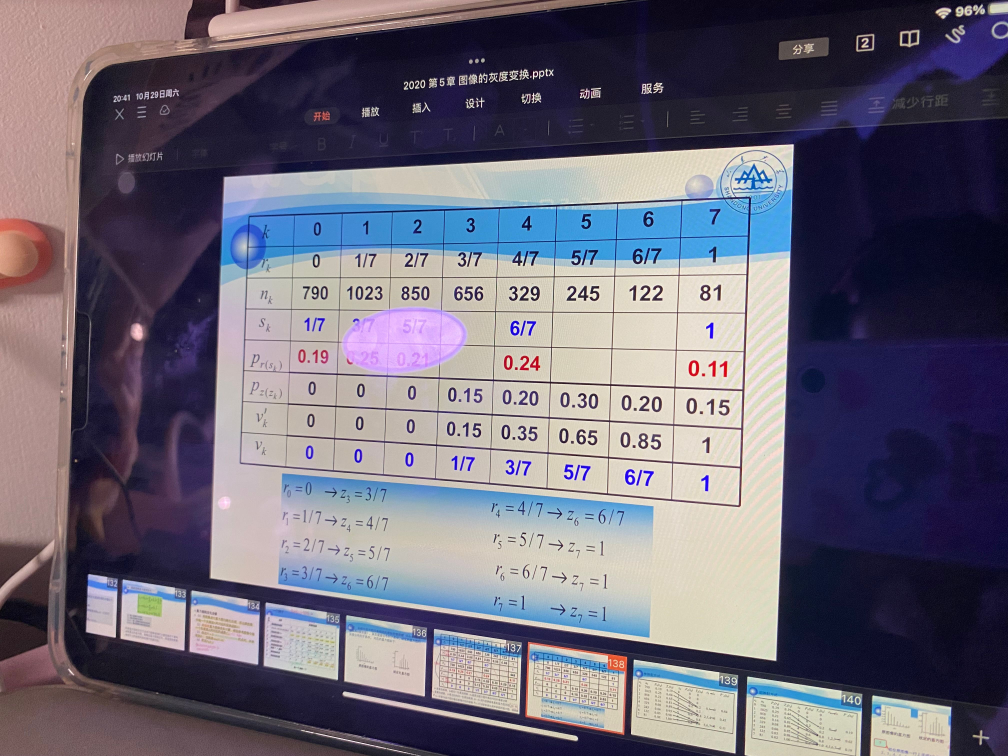
#> input picture pic/2.jpg, 4032 x 3024 px (shown at 1/4 size)
$ python '图像平移.py'
#> lines starting #> are read from the running program, lines starting #| are printed output that depends on the picture
# -*- coding:utf-8 -*-
import os
import cv2
import numpy as np

if __name__ == '__main__':
	img = cv2.imread("pic/2.jpg")
#> img is the input picture: shape (3024, 4032, 3); mean B, G, R 118.2, 103.4, 107.6
	img = cv2.resize(img,(800,600))
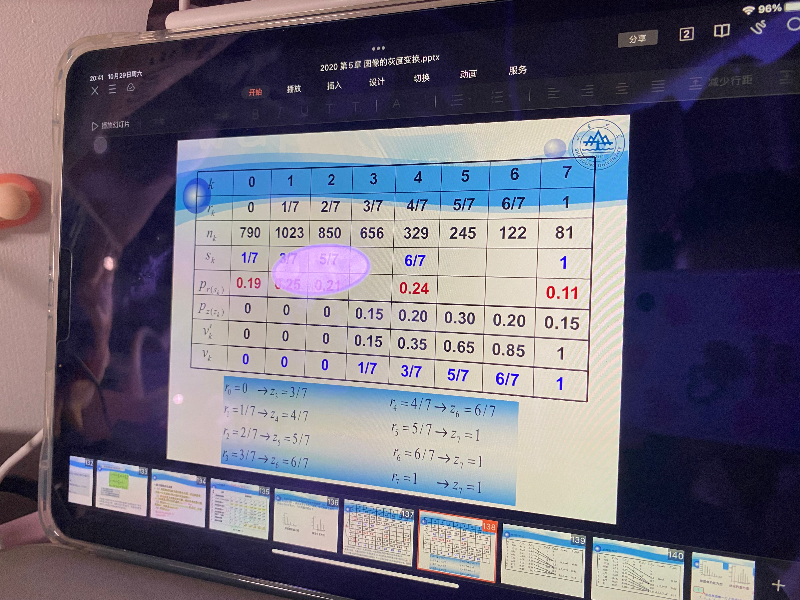
#> img: shape (600, 800, 3); mean B, G, R 118.1, 103.3, 107.5
	h,w,n = img.shape
#> h = 600; w = 800; n = 3
	print(h,w,n)   #252 250 3
#| 600 800 3
	#使用numpy构建移动矩阵
	M = np.float32([[1,0,20],[0,1,30]])
    #第一个参数为原图像，第二个参数为移动矩阵，可以自定义，第三个参数为输出图像大小
	res = cv2.warpAffine(img,M,(h,w))
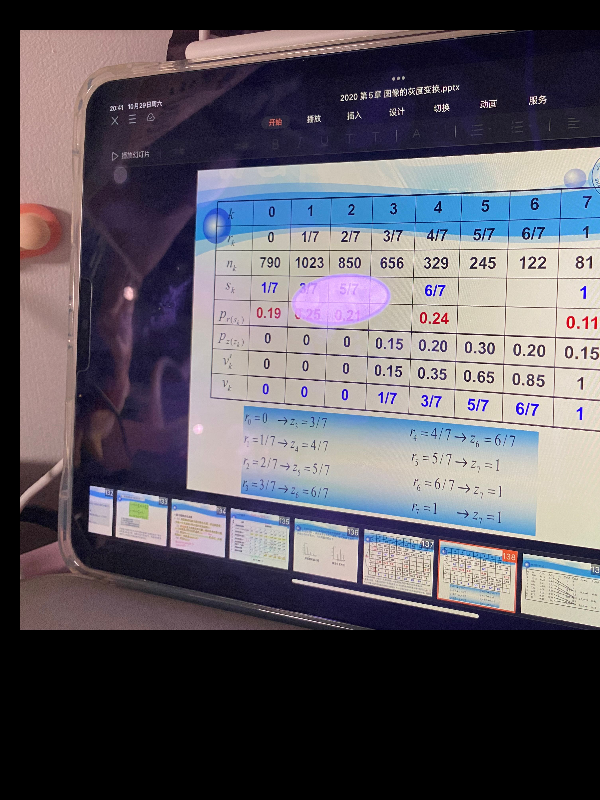
#> res: shape (800, 600, 3); mean B, G, R 95.6, 87.5, 91.5
	cv2.imshow("ori",img)
	cv2.imshow("img",res)
	cv2.waitKey(0)
	cv2.destroyAllWindows()
